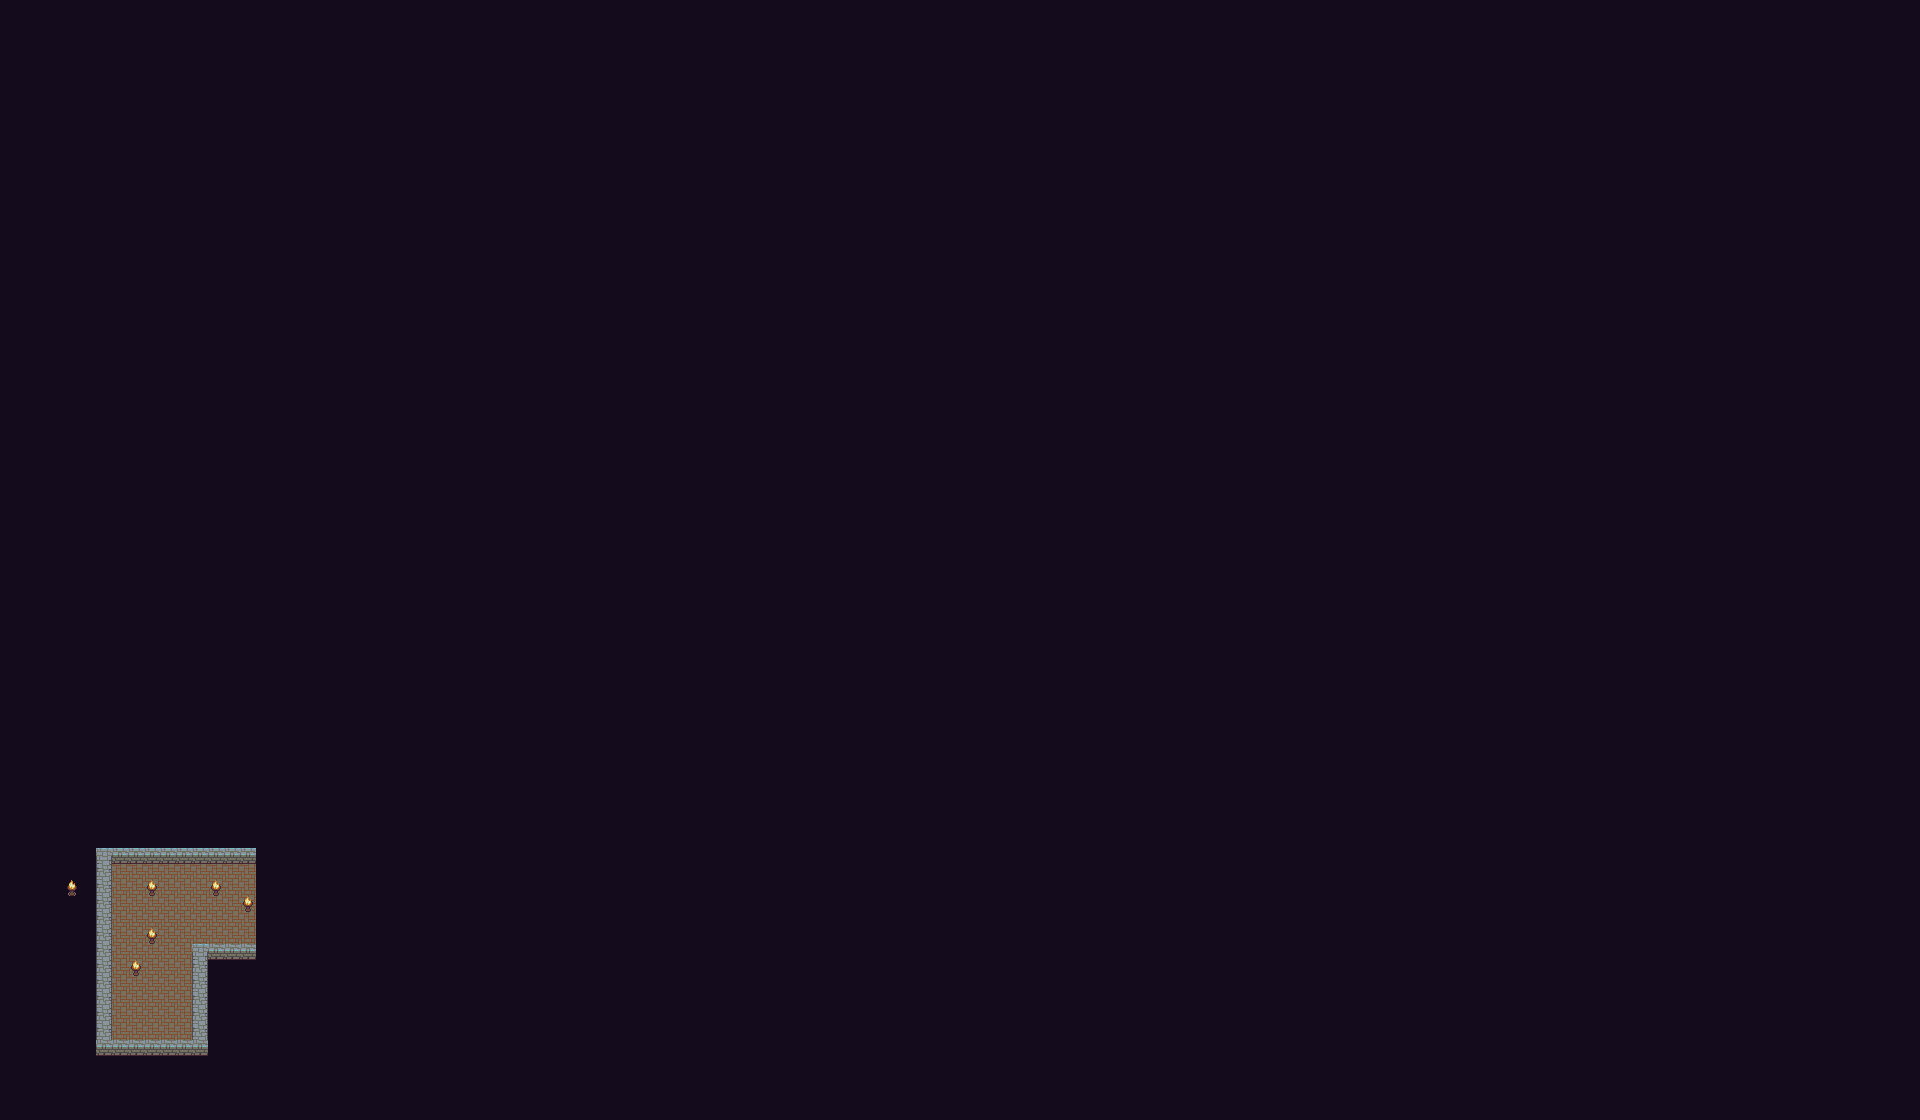

Below is a game level as drawn by its tile map, then a one-line description and the .tmx that defines it (tile-layer data replaced by summaries):
An orthogonal 120x70 tile map with 16x16 px tiles, 4 tile layers (Background, Path, Walls, lamps), 2 tilesets and 1 object (Spawn Po).

<map version="1.5" tiledversion="1.7.2" orientation="orthogonal" renderorder="right-down" width="120" height="70" tilewidth="16" tileheight="16" infinite="0" nextlayerid="12" nextobjectid="5">
 <tileset firstgid="1" name="terrain" tilewidth="16" tileheight="16" tilecount="120" columns="8">
  <image source="../textures/map one/basictiles(2).png" width="128" height="240" />
 </tileset>
 <tileset firstgid="121" name="things" tilewidth="16" tileheight="16" tilecount="96" columns="12">
  <image source="../textures/map one/things-1.png" width="192" height="128" />
  <tile id="48">
   <animation>
    <frame tileid="48" duration="170" />
    <frame tileid="49" duration="170" />
    <frame tileid="50" duration="100" />
   </animation>
  </tile>
 </tileset>
 <layer id="1" name="Background" width="120" height="70" locked="1">
  <data>[8400 cells, 8400 non-empty, 2 distinct tile ids]</data>
 </layer>
 <layer id="5" name="Path" width="120" height="70">
  <data>[8400 cells, 78 non-empty, 2 distinct tile ids]</data>
 </layer>
 <objectgroup id="8" name="Spawn">
  <object id="4" name="Spawn Po" x="143.333" y="991.667" width="16" height="16" />
 </objectgroup>
 <layer id="9" name="Walls" width="120" height="70">
  <properties>
   <property name="blocked" value="" />
  </properties>
  <data>[8400 cells, 32 non-empty, 5 distinct tile ids]</data>
 </layer>
 <layer id="11" name="lamps" width="120" height="70">
  <data>[8400 cells, 5 non-empty, 1 distinct tile ids]</data>
 </layer>
</map>
